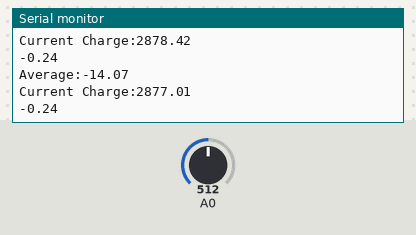
Bench run of a sketch on a simulated Arduino Uno, built with avr-gcc and run on an emulated ATmega328P. Shown: the last lines printed to the serial monitor. Inputs (shaded band) come from the test bench; at power-on: A0 = 512. Storage starts empty.

Above: at 3.2 s.
3.3 s: A0 set to 716
At 4.1 s:
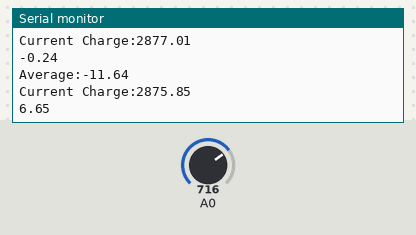
4.8 s: A0 set to 900
At 5.7 s:
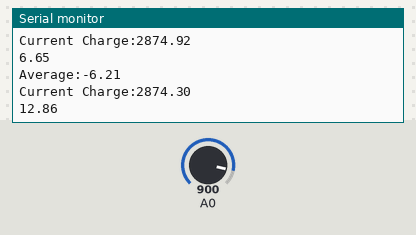
Timing chart, 0 to 7.8 s (numbered marks = the images above; inputs shaded):
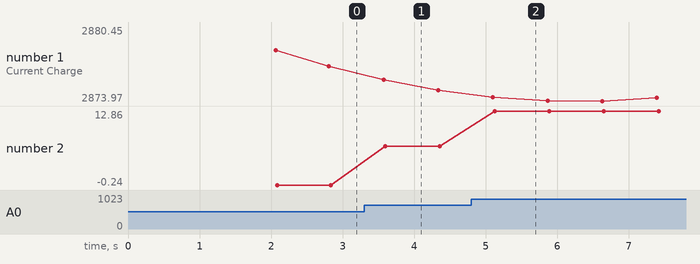

The sketch:

Relay_test_bench.ino
```cpp
#include <SPI.h>
#include <SD.h>

int offset_1 = 516;
int offset_2 = 513;
int offset_3 = 519;
int enable_pin=3;     //Relay signal pin
int readIndex = 0;              // the index of the current reading
int total = 0;                  // the running total
float averageamperage = 0;
const int numReadings = 10;   // value to determine the size of the readings array.
double currentcharge = 2880;
double average = 0;                // the average
const float vpp = 0.00458984375;    //5V/1024 multiplier
double readings[numReadings];      // the readings from the analog input
int points_one;     //variable for retrieving analog input from A0
int points_two;     //variable for retrieving analog input from A3
int points_three;   //variable for retrieving analog input from A4
int points;       //variable for retrieving analog input from A4 to calculate the average current of the phone charging battery
int interval;
float voltage;
float voltage_one;
float voltage_two;
float voltage_three;
float amperage_battery1;   //variable to return battery current from A0
float amperage_battery2;   //variable to return battery current from A3
float amperage_solar;    //variable to return solar current from A4

File myFile;

void setup() {
  Serial.begin(9600);
  pinMode(enable_pin, LOW); // sets the digital pin 4 as output
   while (!Serial) {
    ; // wait for serial port to connect. Needed for native USB port only
  }

  delay(2000);  //afer reset Arduino, 2s to take out SD

  Serial.print("Initializing SD card...");
  if (!SD.begin(10)) {
    Serial.println("initialization failed!");
  }
  else
  {
    Serial.println("initialization done.");
  }

  for (int thisReading = 0; thisReading < numReadings; thisReading++)
  {
    readings[thisReading] = 0;
  }
}

void loop() {
  interval = 1; //interval to write data

  //Calculate Amperage Average
  average_amperage();

  batterycharge();


//  points_one = analogRead(A1)- offset_1;
//  voltage_one = points_one * vpp;
//  amperage_battery1 = voltage_one / 0.136;
//  Serial.println(points_one);
//
//  points_two = analogRead(A2)- offset_2;
//  voltage_two = points_two * vpp;
//  amperage_solar = voltage_two / 0.136;
//  Serial.println(points_two);

  points_three = analogRead(A0)- offset_3;
  voltage_three = points_three * vpp;
  amperage_battery2 = voltage_three / 0.136;
  Serial.println(amperage_battery2);

  write_data(amperage_battery2);  //write data

  if(currentcharge<300)
  {
    digitalWrite(enable_pin,HIGH);
  }
  else
  {
    digitalWrite(enable_pin,LOW);
  }
  delay(750);
}

void average_amperage()
{
   // subtract the last reading:
  total = total - readings[readIndex];
  // read from the sensor:
  readings[readIndex] = analogRead(A0);
  // add the reading to the total:
  total = total + readings[readIndex];
  // advance to the next position in the array:
  readIndex = readIndex + 1;

  // if we're at the end of the array...
  if (readIndex >= numReadings) {
    // ...wrap around to the beginning:
    readIndex = 0;
  }

  // calculate the average:
  average = total / numReadings;


  //
  points = average - offset_3;
  voltage = points * vpp;
  averageamperage = (voltage / 0.136);

  // send it to the computer as ASCII digits
  Serial.print("Average:");
  Serial.println(averageamperage);
}

void batterycharge()
{
  currentcharge = currentcharge + (averageamperage*0.1);
  if (currentcharge < 10 ){
    currentcharge = 10;
  }

  if (currentcharge > 20000){
    currentcharge = 20000;
  }

Serial.print("Current Charge:");
Serial.println(currentcharge);

}

void write_data(float amperage_three)
{
  myFile = SD.open("test.csv", FILE_WRITE);

  // if the file opened okay, write to it:
  if (myFile) {
//    myFile.print("The first battery current is:,");
//    myFile.println(amperage_one);
//    myFile.print("The solar current is:, ");
//    myFile.println(amperage_two);
    myFile.print("The second battery current is:, ");
    myFile.println(amperage_three);
    myFile.println("---------------------------");
    myFile.close();
    //Serial.println("Write file successful!"); //print out COM Port
  } else {
   //Serial.println("error opening test.txt");
  }
}
```

Measured:
- after the input at 3.3 s, the serial monitor: prints a new line after 0.26 s (image 1)
- after the input at 4.8 s, the serial monitor: prints a new line after 0.28 s (image 2)
- plotted number 1: 2877.01 → 2874.92 after the input at 3.3 s, 2874.92 → 2880.45 after the input at 4.8 s
- plotted number 2: -0.24 → 6.65 after the input at 3.3 s, 6.65 → 12.86 after the input at 4.8 s
